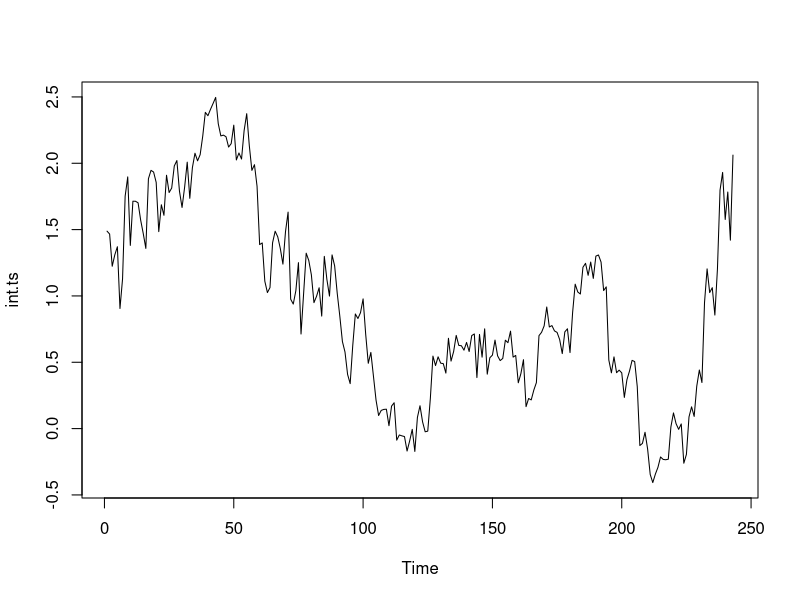
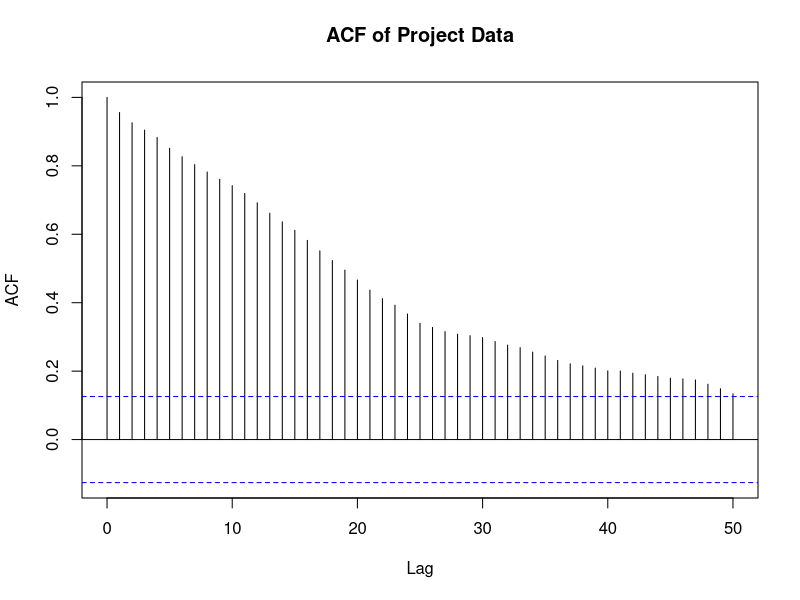

These figures' R source, in order:
## ---- chunk 1
knitr::opts_chunk$set(echo = TRUE, tidy.opts = list(width.cutoff = 60), tidy = TRUE)
## ---- chunk 2
# check if `tidyr` package is installed;
# otherwise, install and load if 'tidyr' is absent
if(!require('tidyr'))
install.packages('tidyr', repos = 'https://cloud.r-project.org')

# load libraries

#rename
library(dplyr)
## ---- chunk 3
# read in data set
int_rate <- read.csv("RIRA10Y.csv")

# rename columns for easier data manipulation
int_rate <- int_rate %>% 
    rename("INT_RATE_10Y" = REAINTRATREARAT10Y)

# convert date to type(date)
int_rate <- int_rate %>%
    mutate(DATE = as.Date(DATE, sep="-", "%Y-%m-%d"))
str(int_rate)

int.ts <- ts(int_rate$INT_RATE_10Y)
plot(int.ts)
int_acf=acf(int_rate$INT_RATE_10Y, lag.max=50, type="correlation", main="ACF of Project Data")
